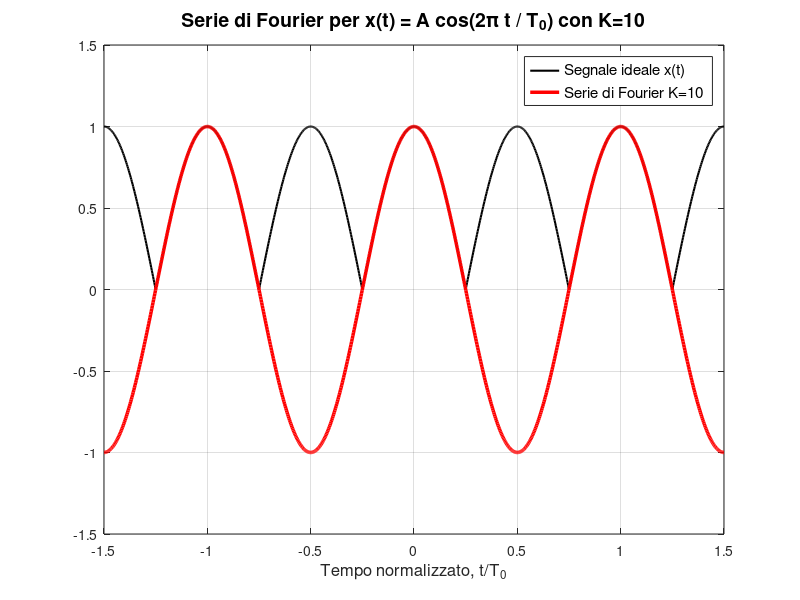

MATLAB code to generate this figure:
A = 1;  % Ampiezza del segnale
T0 = 1; % Periodo fondamentale
K = 10; % Numero di armoniche considerate
t = linspace(-1.5, 1.5, 1000); % Tempo normalizzato

% Segnale ideale
xIdeale = A * abs(cos(2 * pi * t / T0));
disp(xIdeale);

% Calcolo della serie di Fourier troncata
xApprossimante = zeros(size(t));
for k = 1:K
    Ck = (A * (k == 1));  % Coefficiente di Fourier (solo per k=1)
    xApprossimante = xApprossimante + Ck * cos(2 * pi * k * t / T0);
end

% Grafico
figure;
plot(t, xIdeale, 'k', 'LineWidth', 1.5); hold on;
plot(t, xApprossimante, 'r', 'LineWidth', 2.5);
grid on;


% Configurazione grafico
xlabel('Tempo normalizzato, t/T_0', 'FontSize', 12);
legend('Segnale ideale x(t)', sprintf('Serie di Fourier K=%d', K), 'FontSize', 11);
title(sprintf('Serie di Fourier per x(t) = A cos(2\\pi t / T_0) con K=%d', K), 'FontSize', 14);
axis([min(t), max(t), -1.5, 1.5]);